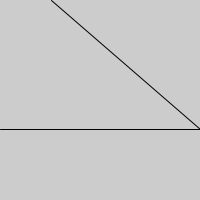
Frame 1 (no input)
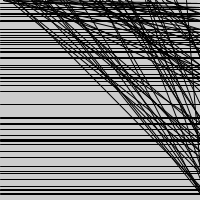
Frame 60 (the mouse pressed at the canvas centre just before this capture)
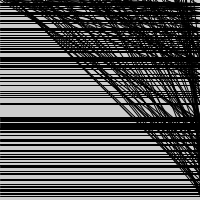
Frame 120 (the mouse held since frame 60 and released just before this capture)

The Processing sketch that drew these frames (run headless with seeded random() and noise(); from frame 60 on, the mouse is pressed at the canvas centre):

// Processing sketch: processing_109601
// ── processing_109601.pde

float yPos = 0.0;
float xPos = 0.0;


void setup() {  // setup() runs once

  size(200, 200);
  frameRate(12);
}
 
void draw() {  // draw() loops forever, until stopped
  yPos = random(height);
    xPos = random(width);

  if (yPos < 0) {
    yPos = height;
  }
  if (xPos < 0) {
      xPos = width;
  }
  
    line(xPos, 0, height, yPos);

  line(0, yPos, width, yPos);
}
